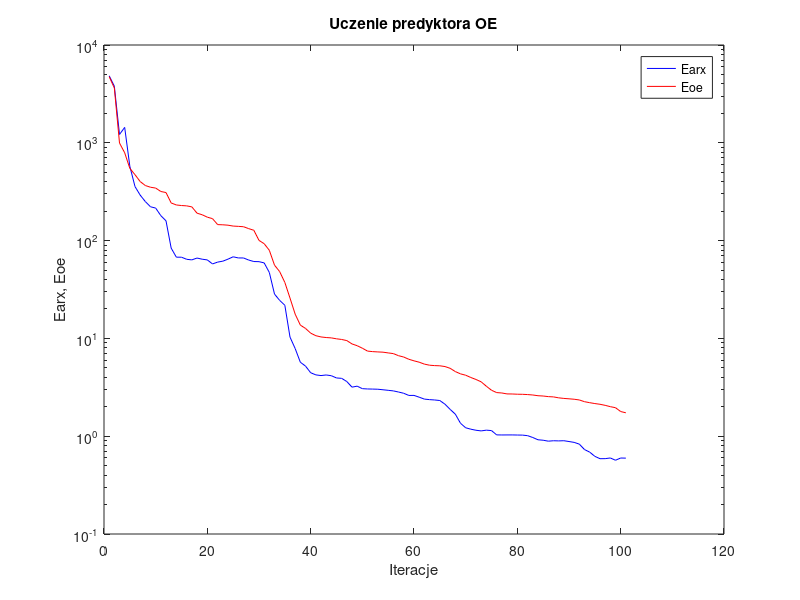
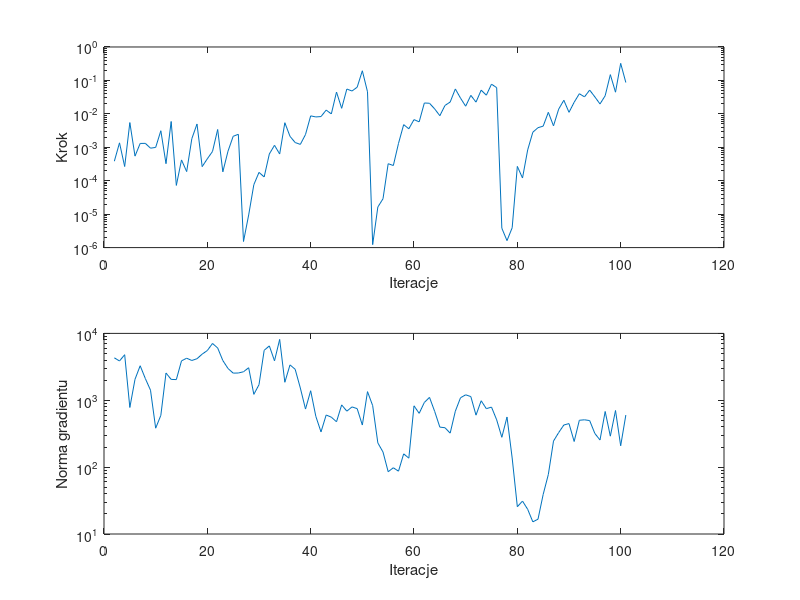

Write MATLAB code to recreate these figures, in order.
%uczenie predyktora oe
clear all;
n=0; farx(n+1)=4.845045e+003; foe(n+1)=4.753288e+003; wspucz(n+1)=0.000000e+000; ng(n+1)=0.000000e+000;
%odnowa zmiennej metryki
n=1; farx(n+1)=3.793509e+003; foe(n+1)=3.634721e+003; krok(n+1)=3.831728e-004; ng(n+1)=4.310667e+003;
n=2; farx(n+1)=1.216943e+003; foe(n+1)=9.953344e+002; krok(n+1)=1.358387e-003; ng(n+1)=3.867285e+003;
n=3; farx(n+1)=1.437290e+003; foe(n+1)=7.910893e+002; krok(n+1)=2.659553e-004; ng(n+1)=4.800297e+003;
n=4; farx(n+1)=5.749311e+002; foe(n+1)=5.471117e+002; krok(n+1)=5.485375e-003; ng(n+1)=7.798172e+002;
n=5; farx(n+1)=3.568533e+002; foe(n+1)=4.721239e+002; krok(n+1)=5.440190e-004; ng(n+1)=2.058268e+003;
n=6; farx(n+1)=2.919614e+002; foe(n+1)=4.015172e+002; krok(n+1)=1.303603e-003; ng(n+1)=3.282005e+003;
n=7; farx(n+1)=2.506364e+002; foe(n+1)=3.656730e+002; krok(n+1)=1.310706e-003; ng(n+1)=2.111720e+003;
n=8; farx(n+1)=2.217406e+002; foe(n+1)=3.512301e+002; krok(n+1)=9.407062e-004; ng(n+1)=1.415805e+003;
n=9; farx(n+1)=2.150731e+002; foe(n+1)=3.444655e+002; krok(n+1)=9.917166e-004; ng(n+1)=3.824093e+002;
n=10; farx(n+1)=1.799018e+002; foe(n+1)=3.178145e+002; krok(n+1)=3.127439e-003; ng(n+1)=5.946958e+002;
n=11; farx(n+1)=1.593575e+002; foe(n+1)=3.099911e+002; krok(n+1)=3.233551e-004; ng(n+1)=2.555668e+003;
n=12; farx(n+1)=8.381950e+001; foe(n+1)=2.426528e+002; krok(n+1)=5.915528e-003; ng(n+1)=2.050005e+003;
n=13; farx(n+1)=6.770007e+001; foe(n+1)=2.314041e+002; krok(n+1)=7.239334e-005; ng(n+1)=2.037747e+003;
n=14; farx(n+1)=6.764170e+001; foe(n+1)=2.283621e+002; krok(n+1)=4.187548e-004; ng(n+1)=3.883263e+003;
n=15; farx(n+1)=6.439684e+001; foe(n+1)=2.265858e+002; krok(n+1)=1.874926e-004; ng(n+1)=4.253479e+003;
n=16; farx(n+1)=6.350281e+001; foe(n+1)=2.212924e+002; krok(n+1)=1.812955e-003; ng(n+1)=3.934138e+003;
n=17; farx(n+1)=6.634167e+001; foe(n+1)=1.908251e+002; krok(n+1)=4.974525e-003; ng(n+1)=4.181838e+003;
n=18; farx(n+1)=6.453671e+001; foe(n+1)=1.837501e+002; krok(n+1)=2.638590e-004; ng(n+1)=4.894461e+003;
n=19; farx(n+1)=6.346801e+001; foe(n+1)=1.736096e+002; krok(n+1)=4.532388e-004; ng(n+1)=5.545636e+003;
n=20; farx(n+1)=5.775160e+001; foe(n+1)=1.677068e+002; krok(n+1)=7.499704e-004; ng(n+1)=7.069307e+003;
n=21; farx(n+1)=6.028607e+001; foe(n+1)=1.457093e+002; krok(n+1)=3.409550e-003; ng(n+1)=6.054794e+003;
n=22; farx(n+1)=6.161968e+001; foe(n+1)=1.450742e+002; krok(n+1)=1.845902e-004; ng(n+1)=3.927152e+003;
n=23; farx(n+1)=6.463343e+001; foe(n+1)=1.437512e+002; krok(n+1)=7.648589e-004; ng(n+1)=2.987705e+003;
n=24; farx(n+1)=6.831031e+001; foe(n+1)=1.407973e+002; krok(n+1)=2.129131e-003; ng(n+1)=2.545704e+003;
n=25; farx(n+1)=6.648550e+001; foe(n+1)=1.398258e+002; krok(n+1)=2.450413e-003; ng(n+1)=2.556205e+003;
%odnowa zmiennej metryki
n=26; farx(n+1)=6.645029e+001; foe(n+1)=1.386596e+002; krok(n+1)=1.521735e-006; ng(n+1)=2.667773e+003;
n=27; farx(n+1)=6.328796e+001; foe(n+1)=1.326059e+002; krok(n+1)=9.456357e-006; ng(n+1)=3.065889e+003;
n=28; farx(n+1)=6.108783e+001; foe(n+1)=1.275193e+002; krok(n+1)=7.624450e-005; ng(n+1)=1.225366e+003;
n=29; farx(n+1)=6.090928e+001; foe(n+1)=1.004674e+002; krok(n+1)=1.775310e-004; ng(n+1)=1.708743e+003;
n=30; farx(n+1)=5.915251e+001; foe(n+1)=9.294809e+001; krok(n+1)=1.297027e-004; ng(n+1)=5.581835e+003;
n=31; farx(n+1)=4.721516e+001; foe(n+1)=7.957459e+001; krok(n+1)=6.305647e-004; ng(n+1)=6.500968e+003;
n=32; farx(n+1)=2.840323e+001; foe(n+1)=5.611062e+001; krok(n+1)=1.146884e-003; ng(n+1)=3.889502e+003;
n=33; farx(n+1)=2.447112e+001; foe(n+1)=4.818291e+001; krok(n+1)=6.298318e-004; ng(n+1)=8.126825e+003;
n=34; farx(n+1)=2.182349e+001; foe(n+1)=3.734190e+001; krok(n+1)=5.433546e-003; ng(n+1)=1.858699e+003;
n=35; farx(n+1)=1.031054e+001; foe(n+1)=2.584588e+001; krok(n+1)=2.123614e-003; ng(n+1)=3.380096e+003;
n=36; farx(n+1)=7.877094e+000; foe(n+1)=1.769839e+001; krok(n+1)=1.387045e-003; ng(n+1)=2.905701e+003;
n=37; farx(n+1)=5.706806e+000; foe(n+1)=1.367256e+001; krok(n+1)=1.220985e-003; ng(n+1)=1.523452e+003;
n=38; farx(n+1)=5.211917e+000; foe(n+1)=1.265262e+001; krok(n+1)=2.409214e-003; ng(n+1)=7.388518e+002;
n=39; farx(n+1)=4.455465e+000; foe(n+1)=1.131633e+001; krok(n+1)=8.704305e-003; ng(n+1)=1.388618e+003;
n=40; farx(n+1)=4.236498e+000; foe(n+1)=1.065904e+001; krok(n+1)=8.085176e-003; ng(n+1)=5.740726e+002;
n=41; farx(n+1)=4.168188e+000; foe(n+1)=1.035002e+001; krok(n+1)=8.300976e-003; ng(n+1)=3.363316e+002;
n=42; farx(n+1)=4.227851e+000; foe(n+1)=1.020690e+001; krok(n+1)=1.297031e-002; ng(n+1)=6.020979e+002;
n=43; farx(n+1)=4.154628e+000; foe(n+1)=1.012119e+001; krok(n+1)=9.949946e-003; ng(n+1)=5.584028e+002;
n=44; farx(n+1)=3.940471e+000; foe(n+1)=9.905700e+000; krok(n+1)=4.486659e-002; ng(n+1)=4.769972e+002;
n=45; farx(n+1)=3.904963e+000; foe(n+1)=9.752926e+000; krok(n+1)=1.464382e-002; ng(n+1)=8.529490e+002;
n=46; farx(n+1)=3.620540e+000; foe(n+1)=9.497469e+000; krok(n+1)=5.529705e-002; ng(n+1)=6.871998e+002;
n=47; farx(n+1)=3.173475e+000; foe(n+1)=8.779264e+000; krok(n+1)=4.821088e-002; ng(n+1)=7.953849e+002;
n=48; farx(n+1)=3.248725e+000; foe(n+1)=8.418800e+000; krok(n+1)=6.266827e-002; ng(n+1)=7.496523e+002;
n=49; farx(n+1)=3.062512e+000; foe(n+1)=7.940567e+000; krok(n+1)=1.943277e-001; ng(n+1)=4.259080e+002;
n=50; farx(n+1)=3.041292e+000; foe(n+1)=7.417965e+000; krok(n+1)=4.568872e-002; ng(n+1)=1.345744e+003;
%odnowa zmiennej metryki
n=51; farx(n+1)=3.032676e+000; foe(n+1)=7.326408e+000; krok(n+1)=1.226134e-006; ng(n+1)=8.311536e+002;
n=52; farx(n+1)=3.022018e+000; foe(n+1)=7.274242e+000; krok(n+1)=1.636503e-005; ng(n+1)=2.302368e+002;
n=53; farx(n+1)=2.984369e+000; foe(n+1)=7.230584e+000; krok(n+1)=2.885108e-005; ng(n+1)=1.682727e+002;
n=54; farx(n+1)=2.945589e+000; foe(n+1)=7.106330e+000; krok(n+1)=3.226735e-004; ng(n+1)=8.542424e+001;
n=55; farx(n+1)=2.906017e+000; foe(n+1)=6.993431e+000; krok(n+1)=2.852289e-004; ng(n+1)=9.783413e+001;
n=56; farx(n+1)=2.830496e+000; foe(n+1)=6.657031e+000; krok(n+1)=1.308315e-003; ng(n+1)=8.700036e+001;
n=57; farx(n+1)=2.748436e+000; foe(n+1)=6.452300e+000; krok(n+1)=4.752741e-003; ng(n+1)=1.579626e+002;
n=58; farx(n+1)=2.611037e+000; foe(n+1)=6.118598e+000; krok(n+1)=3.576264e-003; ng(n+1)=1.362391e+002;
n=59; farx(n+1)=2.613319e+000; foe(n+1)=5.897395e+000; krok(n+1)=6.727259e-003; ng(n+1)=8.258256e+002;
n=60; farx(n+1)=2.505993e+000; foe(n+1)=5.712455e+000; krok(n+1)=5.767896e-003; ng(n+1)=6.372786e+002;
n=61; farx(n+1)=2.395732e+000; foe(n+1)=5.460653e+000; krok(n+1)=2.113019e-002; ng(n+1)=9.267838e+002;
n=62; farx(n+1)=2.366014e+000; foe(n+1)=5.320878e+000; krok(n+1)=2.074719e-002; ng(n+1)=1.104777e+003;
n=63; farx(n+1)=2.346545e+000; foe(n+1)=5.270351e+000; krok(n+1)=1.405854e-002; ng(n+1)=6.817231e+002;
n=64; farx(n+1)=2.316303e+000; foe(n+1)=5.247094e+000; krok(n+1)=8.799720e-003; ng(n+1)=3.966776e+002;
n=65; farx(n+1)=2.122923e+000; foe(n+1)=5.154701e+000; krok(n+1)=1.785858e-002; ng(n+1)=3.882326e+002;
n=66; farx(n+1)=1.878871e+000; foe(n+1)=4.943517e+000; krok(n+1)=2.254004e-002; ng(n+1)=3.223555e+002;
n=67; farx(n+1)=1.680275e+000; foe(n+1)=4.579771e+000; krok(n+1)=5.558094e-002; ng(n+1)=6.863926e+002;
n=68; farx(n+1)=1.355834e+000; foe(n+1)=4.339283e+000; krok(n+1)=2.954351e-002; ng(n+1)=1.089663e+003;
n=69; farx(n+1)=1.219492e+000; foe(n+1)=4.203670e+000; krok(n+1)=1.694661e-002; ng(n+1)=1.206578e+003;
n=70; farx(n+1)=1.179413e+000; foe(n+1)=3.983526e+000; krok(n+1)=3.571716e-002; ng(n+1)=1.135021e+003;
n=71; farx(n+1)=1.150360e+000; foe(n+1)=3.801637e+000; krok(n+1)=2.243330e-002; ng(n+1)=5.986976e+002;
n=72; farx(n+1)=1.132922e+000; foe(n+1)=3.597090e+000; krok(n+1)=5.120727e-002; ng(n+1)=9.834454e+002;
n=73; farx(n+1)=1.152923e+000; foe(n+1)=3.243867e+000; krok(n+1)=3.618094e-002; ng(n+1)=7.484281e+002;
n=74; farx(n+1)=1.141642e+000; foe(n+1)=2.951370e+000; krok(n+1)=7.727538e-002; ng(n+1)=7.901427e+002;
n=75; farx(n+1)=1.031536e+000; foe(n+1)=2.791988e+000; krok(n+1)=6.078596e-002; ng(n+1)=5.097624e+002;
%odnowa zmiennej metryki
n=76; farx(n+1)=1.029408e+000; foe(n+1)=2.766451e+000; krok(n+1)=3.792618e-006; ng(n+1)=2.794391e+002;
n=77; farx(n+1)=1.030267e+000; foe(n+1)=2.706734e+000; krok(n+1)=1.615744e-006; ng(n+1)=5.620063e+002;
n=78; farx(n+1)=1.030532e+000; foe(n+1)=2.701790e+000; krok(n+1)=3.917546e-006; ng(n+1)=1.369040e+002;
n=79; farx(n+1)=1.028058e+000; foe(n+1)=2.687022e+000; krok(n+1)=2.681467e-004; ng(n+1)=2.559690e+001;
n=80; farx(n+1)=1.026045e+000; foe(n+1)=2.681216e+000; krok(n+1)=1.205665e-004; ng(n+1)=3.105770e+001;
n=81; farx(n+1)=1.012324e+000; foe(n+1)=2.664607e+000; krok(n+1)=8.336543e-004; ng(n+1)=2.342160e+001;
n=82; farx(n+1)=9.692212e-001; foe(n+1)=2.638338e+000; krok(n+1)=2.827577e-003; ng(n+1)=1.519506e+001;
n=83; farx(n+1)=9.192754e-001; foe(n+1)=2.593209e+000; krok(n+1)=3.858127e-003; ng(n+1)=1.665609e+001;
n=84; farx(n+1)=9.094664e-001; foe(n+1)=2.575770e+000; krok(n+1)=4.290347e-003; ng(n+1)=3.904293e+001;
n=85; farx(n+1)=8.895597e-001; foe(n+1)=2.539450e+000; krok(n+1)=1.111520e-002; ng(n+1)=7.765762e+001;
n=86; farx(n+1)=8.986437e-001; foe(n+1)=2.522628e+000; krok(n+1)=4.375565e-003; ng(n+1)=2.453306e+002;
n=87; farx(n+1)=8.953127e-001; foe(n+1)=2.467770e+000; krok(n+1)=1.384117e-002; ng(n+1)=3.286322e+002;
n=88; farx(n+1)=8.991068e-001; foe(n+1)=2.434426e+000; krok(n+1)=2.550930e-002; ng(n+1)=4.265726e+002;
n=89; farx(n+1)=8.822641e-001; foe(n+1)=2.411948e+000; krok(n+1)=1.111520e-002; ng(n+1)=4.479571e+002;
n=90; farx(n+1)=8.645310e-001; foe(n+1)=2.387383e+000; krok(n+1)=2.223039e-002; ng(n+1)=2.417609e+002;
n=91; farx(n+1)=8.296322e-001; foe(n+1)=2.347136e+000; krok(n+1)=4.000365e-002; ng(n+1)=5.021560e+002;
n=92; farx(n+1)=7.302977e-001; foe(n+1)=2.253697e+000; krok(n+1)=3.221469e-002; ng(n+1)=5.103072e+002;
n=93; farx(n+1)=6.876264e-001; foe(n+1)=2.201938e+000; krok(n+1)=5.142093e-002; ng(n+1)=4.966886e+002;
n=94; farx(n+1)=6.225043e-001; foe(n+1)=2.156782e+000; krok(n+1)=3.221469e-002; ng(n+1)=3.190672e+002;
n=95; farx(n+1)=5.888432e-001; foe(n+1)=2.120415e+000; krok(n+1)=1.975828e-002; ng(n+1)=2.546008e+002;
n=96; farx(n+1)=5.896479e-001; foe(n+1)=2.067854e+000; krok(n+1)=3.482091e-002; ng(n+1)=6.794680e+002;
n=97; farx(n+1)=5.990091e-001; foe(n+1)=2.004429e+000; krok(n+1)=1.489153e-001; ng(n+1)=2.904880e+002;
n=98; farx(n+1)=5.677408e-001; foe(n+1)=1.956705e+000; krok(n+1)=4.446078e-002; ng(n+1)=7.027487e+002;
n=99; farx(n+1)=5.984243e-001; foe(n+1)=1.787501e+000; krok(n+1)=3.238984e-001; ng(n+1)=2.085780e+002;
n=100; farx(n+1)=5.966585e-001; foe(n+1)=1.734923e+000; krok(n+1)=8.662598e-002; ng(n+1)=6.008563e+002;

figure; semilogy(farx,'b'); hold on; semilogy(foe,'r'); xlabel('Iteracje'); ylabel('Earx, Eoe'); legend('Earx','Eoe'); title('Uczenie predyktora OE');
figure; subplot(2,1,1); semilogy(krok); xlabel('Iteracje'); ylabel('Krok');
subplot(2,1,2); semilogy(ng); xlabel('Iteracje'); ylabel('Norma gradientu');
Earx=farx(n+1)
Eoe=foe(n+1)
